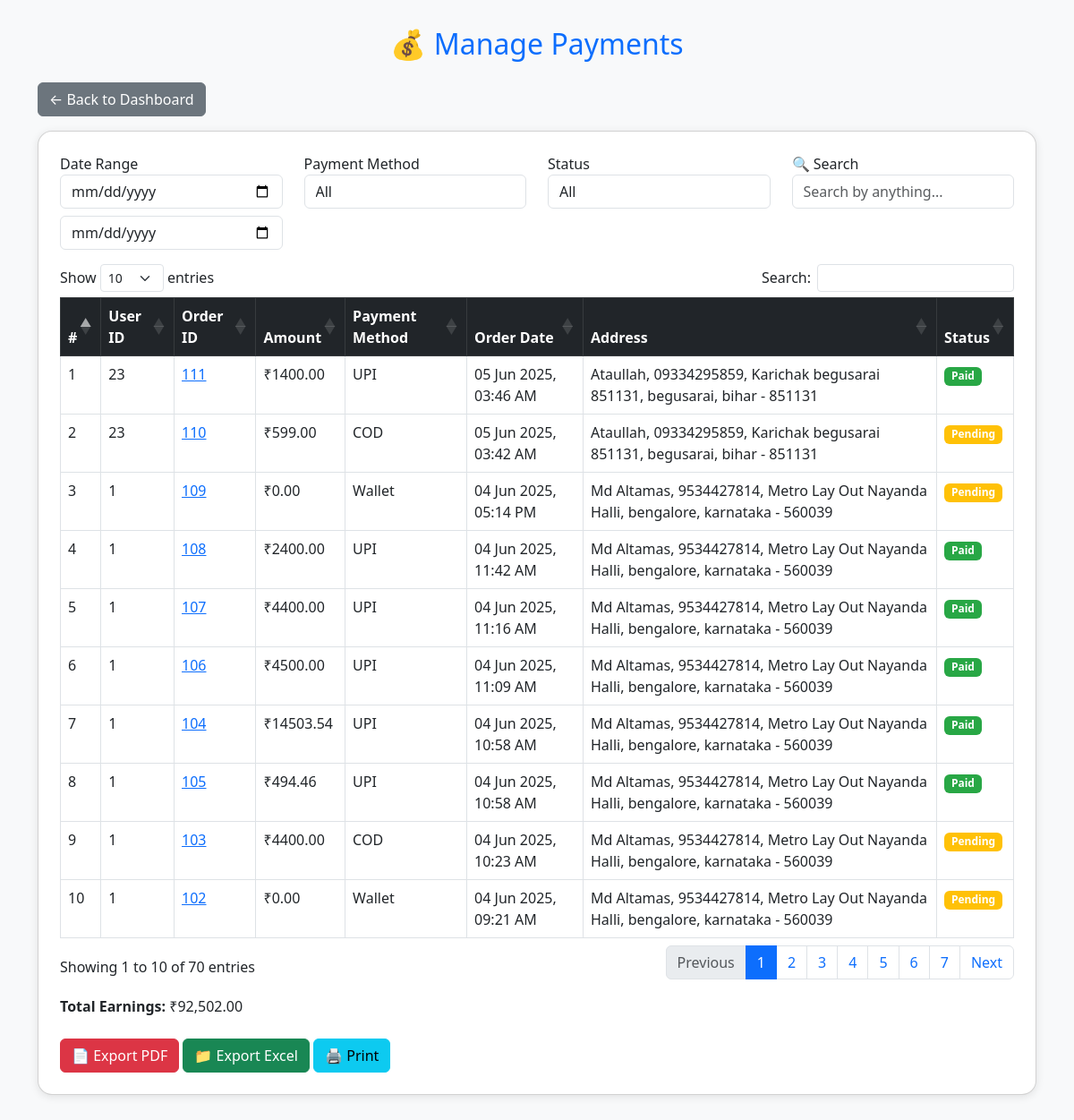
Screenshot of /manage_payments.php with the database file from the repository.
### tables this page shows
CREATE TABLE `my_orders` (
  `id` int(11) NOT NULL,
  `order_id` varchar(100) NOT NULL,
  `user_id` int(11) NOT NULL,
  `product_id` int(11) NOT NULL,
  `quantity` int(11) NOT NULL DEFAULT 1,
  `total_price` decimal(10,2) NOT NULL,
  `payment_status` enum('pending','paid','failed','refunded') DEFAULT 'pending',
  `order_status` enum('pending','processing','shipped','delivered','canceled','refund_requested') NOT NULL,
  `tracking_id` varchar(100) DEFAULT NULL,
  `created_at` timestamp NOT NULL DEFAULT current_timestamp(),
  `updated_at` timestamp NOT NULL DEFAULT current_timestamp() ON UPDATE current_timestamp(),
  `status` enum('active','inactive') DEFAULT 'active',
  `transaction_id` varchar(255) NOT NULL,
  `payment_method` varchar(50) NOT NULL DEFAULT 'UPI',
  `coupon_code` varchar(50) DEFAULT NULL,
  `discount_amount` decimal(10,2) DEFAULT 0.00,
  `address` varchar(255) DEFAULT NULL,
  `phone` varchar(20) DEFAULT NULL,
  `refund_status` varchar(20) DEFAULT 'none',
  `address_id` int(11) DEFAULT NULL,
  `total_amount` decimal(10,2) NOT NULL,
  `order_date` datetime DEFAULT current_timestamp(),
  `product_name` varchar(255) DEFAULT NULL,
  `delivery_lat` varchar(50) DEFAULT NULL,
  `delivery_lng` varchar(50) DEFAULT NULL,
  `latitude` varchar(20) DEFAULT NULL,
  `longitude` varchar(20) DEFAULT NULL,
  `wallet_deduction` decimal(10,2) DEFAULT 0.00
);

CREATE TABLE `addresses` (
  `id` int(11) NOT NULL,
  `user_id` int(11) NOT NULL,
  `name` varchar(255) NOT NULL,
  `phone` varchar(20) NOT NULL,
  `address` text NOT NULL,
  `city` varchar(100) NOT NULL,
  `state` varchar(100) NOT NULL,
  `country` varchar(100) NOT NULL DEFAULT 'India',
  `pincode` varchar(10) NOT NULL,
  `is_default` tinyint(1) NOT NULL DEFAULT 0,
  `created_at` timestamp NOT NULL DEFAULT current_timestamp(),
  `updated_at` timestamp NOT NULL DEFAULT current_timestamp() ON UPDATE current_timestamp(),
  `full_name` varchar(255) NOT NULL,
  `mobile` varchar(15) DEFAULT NULL,
  `type` varchar(20) DEFAULT NULL
);

### manage_payments.php (the view, shortened to what this page needs)
<!DOCTYPE html>
<html lang="en">
<head>
    <link rel="stylesheet" href="https://cdn.jsdelivr.net/npm/bootstrap@5.3.0/dist/css/bootstrap.min.css">
    <link rel="stylesheet" href="https://cdn.datatables.net/1.13.4/css/dataTables.bootstrap5.min.css">
</head>
<body>
<div class="container">
    <h2 class="text-center mb-4">💰 <span class="text-primary">Manage Payments</span></h2>
    <a href="dashboard.php" class="btn btn-secondary mb-3">&larr; Back to Dashboard</a>
    <div class="card p-4">
        <div class="row mb-3">
            <div class="col-md-3">
                <label>Date Range</label>
                <input type="date" id="startDate" class="form-control">
                <input type="date" id="endDate" class="form-control mt-2">
            </div>
            <div class="col-md-3">
                <label>Payment Method</label>
                <select id="paymentFilter" class="form-control">
                    <option value="">All</option>
                </select>
            </div>
            <div class="col-md-3">
                <label>Status</label>
                <select id="statusFilter" class="form-control">
                    <option value="">All</option>
                </select>
            </div>
            <div class="col-md-3">
                <label>🔍 Search</label>
                <input type="text" id="searchInput" class="form-control" placeholder="Search by anything...">
            </div>
        </div>
        <div class="table-responsive">
            <table class="table table-hover table-bordered" id="paymentsTable">
                <thead class="table-dark">
                    <tr>
                        <th>#</th>
                        <th>User ID</th>
                        <th>Order ID</th>
                        <th>Amount</th>
                        <th>Payment Method</th>
                        <th>Order Date</th>
                        <th>Address</th>
                        <th>Status</th>
                    </tr>
                </thead>
                <tbody>
                    <?php
                    include 'db.php';
                    $query = "SELECT o.*, a.full_name, a.phone, a.address, a.city, a.state, a.pincode
                              FROM my_orders o
                              LEFT JOIN addresses a ON o.user_id = a.user_id
                              ORDER BY o.created_at DESC";
                    $result = mysqli_query($conn, $query);
                    $i = 1;
                    $total = 0;
                    while ($row = mysqli_fetch_assoc($result)) {
                        $full_address = $row['full_name'] . ', ' . $row['phone'] . ', ' . $row['address'] . ', ' . $row['city'] . ', ' . $row['state'] . ' - ' . $row['pincode'];
                        if ($row['payment_method'] === 'UPI' || ($row['payment_method'] === 'COD' && $row['order_status'] === 'Completed')) {
                            $status = 'Paid';
                            $statusBadge = 'success';
                            $total += $row['total_price'];
                        } else {
                            $status = 'Pending';
                            $statusBadge = 'warning';
                        }
                        echo "<tr>
                            <td>{$i}</td>
                            <td>{$row['user_id']}</td>
                            <td><a href='admin_manage_payment.php?id={$row['id']}'>{$row['id']}</a></td>
                            <td>₹{$row['total_price']}</td>
                            <td>{$row['payment_method']}</td>
                            <td>" . date('d M Y, h:i A', strtotime($row['created_at'])) . "</td>
                            <td>{$full_address}</td>
                            <td><span class='badge badge-{$statusBadge}'>{$status}</span></td>
                        </tr>";
                        $i++;
                    }
                    ?>
                </tbody>
            </table>
        </div>
        <div class="mt-3">
            <strong>Total Earnings:</strong> ₹<span id="totalEarnings"><?php echo number_format($total, 2); ?></span>
        </div>
        <div class="mt-4">
            <button class="btn btn-danger" onclick="exportToPDF()">📄 Export PDF</button>
            <button class="btn btn-success" onclick="exportToExcel()">📁 Export Excel</button>
            <button class="btn btn-info" onclick="window.print()">🖨️ Print</button>
        </div>
    </div>
</div>
</body>
</html>

### manage_payments.php (style rules this page uses)
body { background-color: #f8f9fa; padding: 30px; }
.card { border-radius: 16px; box-shadow: 0 2px 10px rgba(0,0,0,0.1); }
.badge-success { background-color: #28a745; }
.badge-warning { background-color: #ffc107; }

### rows the page displays
my_orders: user "23", id "111", total_price "1400.00", payment_method "UPI", created_at "05 Jun 2025, 03:46 AM", addresses.full_name+phone+address "Ataullah, 09334295859, Karichak begusarai 851131, begusarai, bihar - 851131", payment_method "Paid"
my_orders: user "23", id "110", total_price "599.00", payment_method "COD", created_at "05 Jun 2025, 03:42 AM", addresses.full_name+phone+address "Ataullah, 09334295859, Karichak begusarai 851131, begusarai, bihar - 851131", status "Pending"
my_orders: user "1", id "109", total_price "0.00", payment_method "Wallet", created_at "04 Jun 2025, 05:14 PM", addresses.full_name+phone+address "Md Altamas, 9534427814, Metro Lay Out Nayanda Halli, bengalore, karnataka - 560039", payment_method "Pending"
my_orders: user "1", id "108", total_price "2400.00", payment_method "UPI", created_at "04 Jun 2025, 11:42 AM", addresses.full_name+phone+address "Md Altamas, 9534427814, Metro Lay Out Nayanda Halli, bengalore, karnataka - 560039", payment_method "Paid"
my_orders: user "1", id "107", total_price "4400.00", payment_method "UPI", created_at "04 Jun 2025, 11:16 AM", addresses.full_name+phone+address "Md Altamas, 9534427814, Metro Lay Out Nayanda Halli, bengalore, karnataka - 560039", payment_method "Paid"
my_orders: user "1", id "106", total_price "4500.00", payment_method "UPI", created_at "04 Jun 2025, 11:09 AM", addresses.full_name+phone+address "Md Altamas, 9534427814, Metro Lay Out Nayanda Halli, bengalore, karnataka - 560039", payment_method "Paid"
my_orders: user "1", id "104", total_price "14503.54", payment_method "UPI", created_at "04 Jun 2025, 10:58 AM", addresses.full_name+phone+address "Md Altamas, 9534427814, Metro Lay Out Nayanda Halli, bengalore, karnataka - 560039", payment_method "Paid"
my_orders: user "1", id "105", total_price "494.46", payment_method "UPI", created_at "04 Jun 2025, 10:58 AM", addresses.full_name+phone+address "Md Altamas, 9534427814, Metro Lay Out Nayanda Halli, bengalore, karnataka - 560039", payment_method "Paid"
my_orders: user "1", id "103", total_price "4400.00", payment_method "COD", created_at "04 Jun 2025, 10:23 AM", addresses.full_name+phone+address "Md Altamas, 9534427814, Metro Lay Out Nayanda Halli, bengalore, karnataka - 560039", status "Pending"
my_orders: user "1", id "102", total_price "0.00", payment_method "Wallet", created_at "04 Jun 2025, 09:21 AM", addresses.full_name+phone+address "Md Altamas, 9534427814, Metro Lay Out Nayanda Halli, bengalore, karnataka - 560039", payment_method "Pending"

### other values shown
$total "92,502.00"
